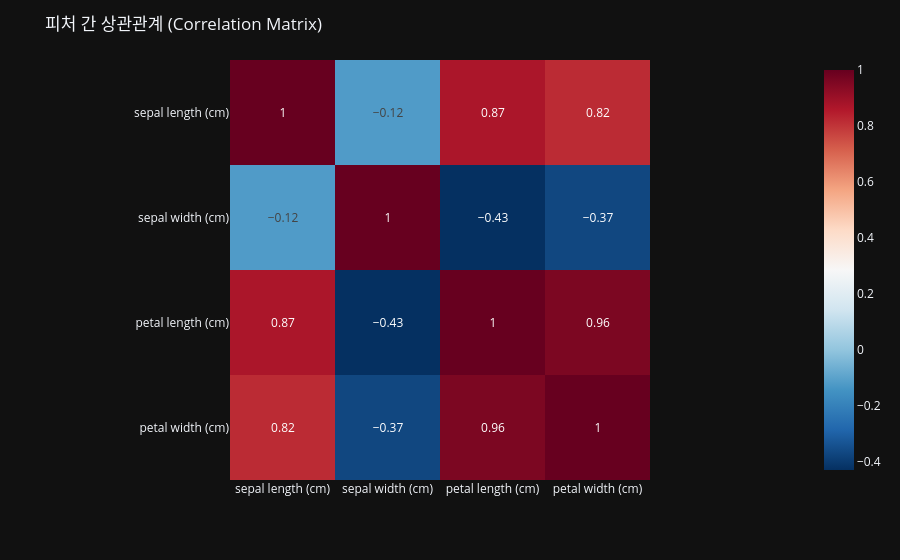

The notebook cell this image was saved under:
### Code cell
# # 상관행렬 히트맵 — 색으로 직관적 확인
# plt.figure(figsize=(7, 5))
# sns.heatmap(corr, annot=True, cmap="coolwarm", center=0, vmin=-1, vmax=1,
#             square=True, linewidths=1)
# plt.title("피처 간 상관관계 (Correlation Matrix)")
# plt.show()

# 상관행렬 히트맵- 색으로 직관적 확인
fig=px.imshow(corr, text_auto=True, color_continuous_scale='RdBu_r')
fig.update_layout(title='피처 간 상관관계 (Correlation Matrix)')
fig.show()

### Figure 1 — Plotly figure (JSON) as saved in the notebook; plotly's stock layout.template omitted (floating-point values rounded to 4 significant figures)
{"data": [{"coloraxis": "coloraxis", "name": "0", "texttemplate": "%{z}", "x": ["sepal length (cm)", "sepal width (cm)", "petal length (cm)", "petal width (cm)"], "y": ["sepal length (cm)", "sepal width (cm)", "petal length (cm)", "petal width (cm)"], "z": [[1.0, -0.12, 0.87, 0.82], [-0.12, 1.0, -0.43, -0.37], [0.87, -0.43, 1.0, 0.96], [0.82, -0.37, 0.96, 1.0]], "type": "heatmap", "xaxis": "x", "yaxis": "y", "hovertemplate": "x: %{x}<br>y: %{y}<br>color: %{z}<extra></extra>"}], "layout": {"xaxis": {"anchor": "y", "domain": [0.0, 1.0], "scaleanchor": "y", "constrain": "domain"}, "yaxis": {"anchor": "x", "domain": [0.0, 1.0], "autorange": "reversed", "constrain": "domain"}, "coloraxis": {"colorscale": [[0.0, "rgb(5,48,97)"], [0.1, "rgb(33,102,172)"], [0.2, "rgb(67,147,195)"], [0.3, "rgb(146,197,222)"], [0.4, "rgb(209,229,240)"], [0.5, "rgb(247,247,247)"], [0.6, "rgb(253,219,199)"], [0.7, "rgb(244,165,130)"], [0.8, "rgb(214,96,77)"], [0.9, "rgb(178,24,43)"], [1.0, "rgb(103,0,31)"]]}, "margin": {"t": 60}, "title": {"text": "피처 간 상관관계 (Correlation Matrix)"}}}
